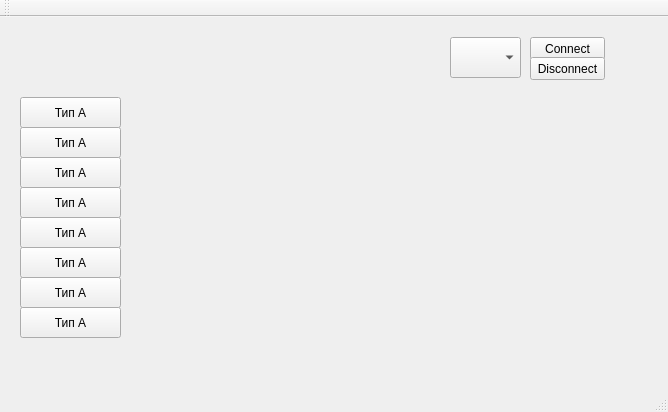
<?xml version="1.0" encoding="UTF-8"?>
<ui version="4.0">
 <class>MainWindow</class>
 <widget class="QMainWindow" name="MainWindow">
  <property name="geometry">
   <rect>
    <x>0</x>
    <y>0</y>
    <width>668</width>
    <height>412</height>
   </rect>
  </property>
  <property name="windowTitle">
   <string>MainWindow</string>
  </property>
  <widget class="QWidget" name="centralWidget">
   <widget class="QPushButton" name="pushButton">
    <property name="geometry">
     <rect>
      <x>20</x>
      <y>80</y>
      <width>101</width>
      <height>31</height>
     </rect>
    </property>
    <property name="text">
     <string>Тип A</string>
    </property>
   </widget>
   <widget class="QPushButton" name="pushButton_2">
    <property name="geometry">
     <rect>
      <x>20</x>
      <y>110</y>
      <width>101</width>
      <height>31</height>
     </rect>
    </property>
    <property name="text">
     <string>Тип A</string>
    </property>
   </widget>
   <widget class="QPushButton" name="pushButton_3">
    <property name="geometry">
     <rect>
      <x>20</x>
      <y>140</y>
      <width>101</width>
      <height>31</height>
     </rect>
    </property>
    <property name="text">
     <string>Тип A</string>
    </property>
   </widget>
   <widget class="QPushButton" name="pushButton_4">
    <property name="geometry">
     <rect>
      <x>20</x>
      <y>170</y>
      <width>101</width>
      <height>31</height>
     </rect>
    </property>
    <property name="text">
     <string>Тип A</string>
    </property>
   </widget>
   <widget class="QPushButton" name="pushButton_5">
    <property name="geometry">
     <rect>
      <x>20</x>
      <y>260</y>
      <width>101</width>
      <height>31</height>
     </rect>
    </property>
    <property name="text">
     <string>Тип A</string>
    </property>
   </widget>
   <widget class="QPushButton" name="pushButton_6">
    <property name="geometry">
     <rect>
      <x>20</x>
      <y>200</y>
      <width>101</width>
      <height>31</height>
     </rect>
    </property>
    <property name="text">
     <string>Тип A</string>
    </property>
   </widget>
   <widget class="QPushButton" name="pushButton_7">
    <property name="geometry">
     <rect>
      <x>20</x>
      <y>230</y>
      <width>101</width>
      <height>31</height>
     </rect>
    </property>
    <property name="text">
     <string>Тип A</string>
    </property>
   </widget>
   <widget class="QPushButton" name="pushButton_8">
    <property name="geometry">
     <rect>
      <x>20</x>
      <y>290</y>
      <width>101</width>
      <height>31</height>
     </rect>
    </property>
    <property name="text">
     <string>Тип A</string>
    </property>
   </widget>
   <widget class="QComboBox" name="comboBox">
    <property name="geometry">
     <rect>
      <x>450</x>
      <y>20</y>
      <width>71</width>
      <height>41</height>
     </rect>
    </property>
   </widget>
   <widget class="QPushButton" name="pushButton_9">
    <property name="geometry">
     <rect>
      <x>530</x>
      <y>20</y>
      <width>75</width>
      <height>23</height>
     </rect>
    </property>
    <property name="text">
     <string>Connect</string>
    </property>
   </widget>
   <widget class="QPushButton" name="pushButton_10">
    <property name="geometry">
     <rect>
      <x>530</x>
      <y>40</y>
      <width>75</width>
      <height>23</height>
     </rect>
    </property>
    <property name="text">
     <string>Disconnect</string>
    </property>
   </widget>
   <widget class="QWidget" name="widget" native="true">
    <property name="geometry">
     <rect>
      <x>170</x>
      <y>50</y>
      <width>261</width>
      <height>311</height>
     </rect>
    </property>
   </widget>
  </widget>
  <widget class="QMenuBar" name="menuBar">
   <property name="geometry">
    <rect>
     <x>0</x>
     <y>0</y>
     <width>668</width>
     <height>21</height>
    </rect>
   </property>
  </widget>
  <widget class="QToolBar" name="mainToolBar">
   <attribute name="toolBarArea">
    <enum>TopToolBarArea</enum>
   </attribute>
   <attribute name="toolBarBreak">
    <bool>false</bool>
   </attribute>
  </widget>
  <widget class="QStatusBar" name="statusBar"/>
 </widget>
 <layoutdefault spacing="6" margin="11"/>
 <resources/>
 <connections/>
</ui>
